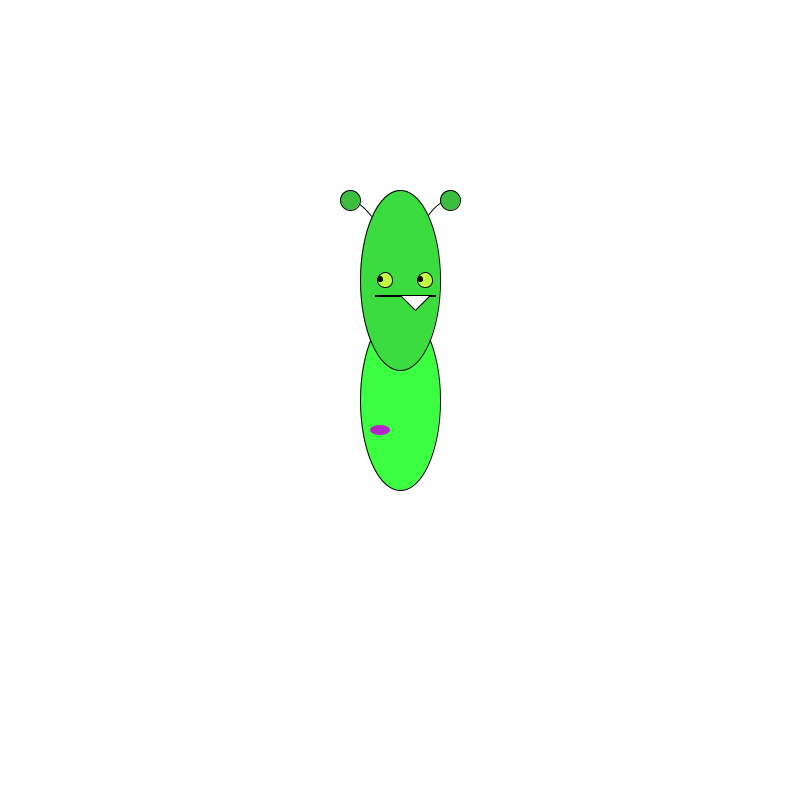
Frame 1 (no input)
Frame 60 (the mouse pressed at the canvas centre just before this capture): identical to frame 1, image omitted
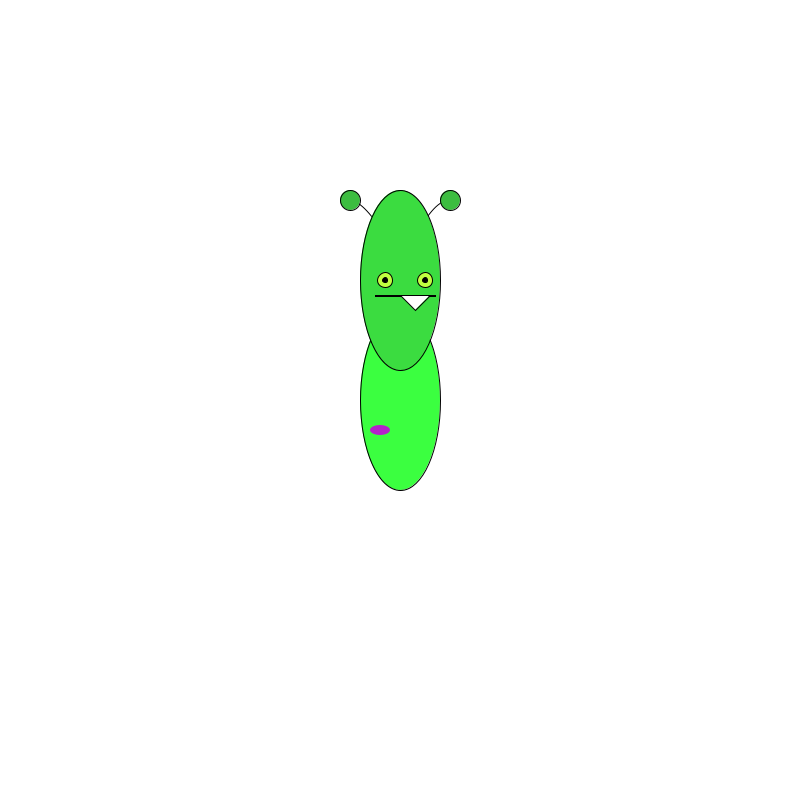
Frame 120 (the mouse held since frame 60 and released just before this capture)

The Processing sketch that drew these frames (run headless with seeded random() and noise(); from frame 60 on, the mouse is pressed at the canvas centre):

// Processing sketch: demoInClass
// ── demoInClass.pde
Monster fred;

void setup(){
  background(255);
  size(800, 800);
  // this is where the class constructor gets called
  fred = new Monster(80, 180);  //fred is a new instance of the monster class
  
}



void draw(){
  background(255);
  fred.update(mouseX, mouseY);
  fred.display();
  
  
  
  
}
// ── Monster.pde
class Monster {
  // data points && we can access these from outside the class
  int w = 800;
  int ang = 45;
  float wanderX = 0;
  float wanderY = 0;
  float x, y;
  color s1 = color(60, 189, 64); //greenish yellow
  color s2 = color(59, 220, 64); //lighter green
  color blink = s1;
  color wort = color(181, 35, 203); // purple wart
  int wide; 
  int tall;
  

  Monster(int ww, int h) {    // class constructor
    // should be intergal things for existence + operation
    wide = ww;
    tall = h;
  }
  // display functions
  void display() {
    // monsterBody
    curve(w/2 - 100 + x, w/2-100 + y, w/2 - 50 + x, w/2-200 + y, w/2 + 10 + x, w/2 -100 + y, w/2 -20 + x, w/2 + 20 + y); //left antenna
    curve(w/2 + 120 + x, w/2-80 + y, w/2 + 50 + x, w/2-200 + y, w/2 - 10 + x, w/2 - 100 + y, w/2 -20 + x, w/2 + 40 + y); //right antenna
    fill(59, 275, 64); //darker green
    ellipse(w/2 + x, w/2 + y, wide, tall); //body  120, 160
    fill(wort); // purple
    noStroke(); 
    ellipse(w/2 - 20 + x, w/2 + 30 + y, 20, 10);  //wart

    //**** head  ******
    fill(59, 220, 64); // lighter green
    stroke(0); 
    ellipse(w/2 + x, w/2 - 120 + y, wide, tall); //head  // 100, 80
    fill(0);
    rect(w/2 - 25 + x, w/2 - 105 + y, 60, 1); //mouth
    fill(255);
    triangle(w/2 + 15 + x, w/2 - 90 + y, w/2 + x, w/2-105 + y, w/2 + 30 + x, w/2 - 105 + y); //tooth
    eye(wanderX, wanderY);
    //eye
    /*
    fill(193, 255, 64); //greenish yellow
    ellipse(w/2 - 15 + x, w/2 - 120 + y, 15, 15); //left eye
    ellipse(w/2 + 25 + x, w/2 - 120 + y, 15, 15); //right eye
    fill(0);
    ellipse(w/2 - 15 + wX + x, w/2 - 120 + wY + y, 5, 5); //left pupil
    ellipse(w/2 + 25 + wX + x, w/2 - 120 + wY + y, 5, 5); //right pupil
    noFill();
    // end of eye
    */
    // remainder of the head
    fill(60, 189, 64); //lighter green
    ellipse(w/2 - 50 + x, w/2 - 200 + y, 20, 20); // left antenna point
    ellipse(w/2 + 50 + x, w/2 - 200 + y, 20, 20); // right antenna point
    noFill();

    //**** End of head  ******
  }

  void eye(float wX, float wY) {
    //eye
    fill(193, 255, 64); //greenish yellow
    ellipse(w/2 - 15 + x, w/2 - 120 + y, 15, 15); //left eye
    ellipse(w/2 + 25 + x, w/2 - 120 + y, 15, 15); //right eye
    fill(0);
    ellipse(w/2 - 15 + wX + x, w/2 - 120 + wY + y, 5, 5); //left pupil
    ellipse(w/2 + 25 + wX + x, w/2 - 120 + wY + y, 5, 5); //right pupil
    noFill();
  }

  // below this, are the classe's methods
  // the class's functionality "done"
  void run() {
  }

  void update(int xx, int yy) {
    int mx = xx;
    int my = yy;
    wanderX = map(mx, 0, width, -5, 5);
    //print("wanderX is  ");
    //println(wanderX);
    wanderY = map(my, 0, width, -1, 1);
  }

  void shootConfetti() {
  }
} // closing of my class
